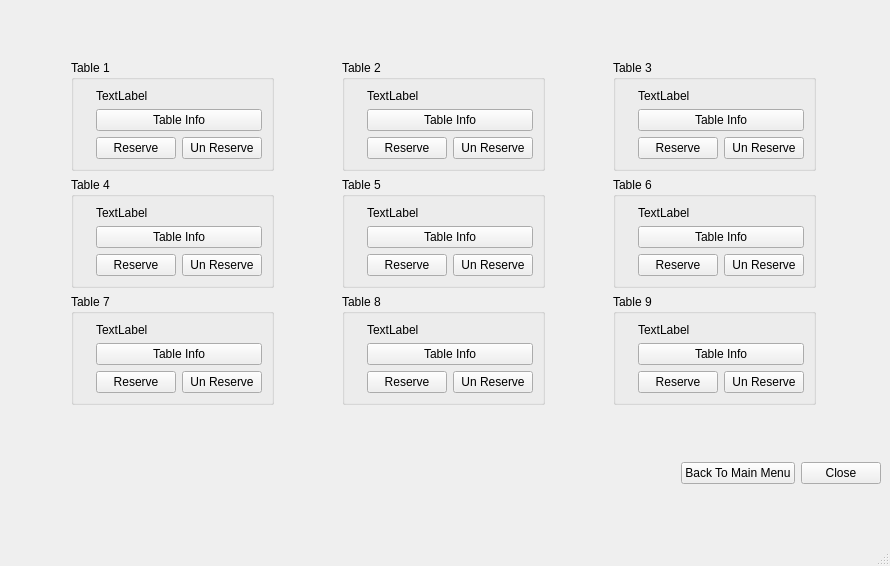
<?xml version="1.0" encoding="UTF-8"?>
<ui version="4.0">
 <class>MainWindow</class>
 <widget class="QMainWindow" name="MainWindow">
  <property name="geometry">
   <rect>
    <x>0</x>
    <y>0</y>
    <width>890</width>
    <height>566</height>
   </rect>
  </property>
  <property name="windowTitle">
   <string>Table Reservation</string>
  </property>
  <widget class="QWidget" name="centralwidget">
   <layout class="QVBoxLayout" name="verticalLayout_10">
    <item>
     <layout class="QGridLayout" name="gridLayout">
      <item row="0" column="0">
       <widget class="QGroupBox" name="groupBox">
        <property name="sizePolicy">
         <sizepolicy hsizetype="Fixed" vsizetype="Fixed">
          <horstretch>0</horstretch>
          <verstretch>0</verstretch>
         </sizepolicy>
        </property>
        <property name="title">
         <string>Table 1</string>
        </property>
        <layout class="QHBoxLayout" name="horizontalLayout">
         <item>
          <widget class="QLabel" name="label">
           <property name="sizePolicy">
            <sizepolicy hsizetype="Fixed" vsizetype="Fixed">
             <horstretch>0</horstretch>
             <verstretch>0</verstretch>
            </sizepolicy>
           </property>
           <property name="text">
            <string/>
           </property>
           <property name="pixmap">
            <pixmap>../../Desktop/restaurant-table.png</pixmap>
           </property>
           <property name="scaledContents">
            <bool>true</bool>
           </property>
          </widget>
         </item>
         <item>
          <layout class="QVBoxLayout" name="verticalLayout">
           <item>
            <widget class="QLabel" name="label_10">
             <property name="text">
              <string>TextLabel</string>
             </property>
            </widget>
           </item>
           <item>
            <widget class="QPushButton" name="pushButton_21">
             <property name="text">
              <string>Table Info</string>
             </property>
            </widget>
           </item>
           <item>
            <layout class="QHBoxLayout" name="horizontalLayout_11">
             <item>
              <widget class="QPushButton" name="pushButton_12">
               <property name="sizePolicy">
                <sizepolicy hsizetype="Fixed" vsizetype="Fixed">
                 <horstretch>0</horstretch>
                 <verstretch>0</verstretch>
                </sizepolicy>
               </property>
               <property name="text">
                <string>Reserve</string>
               </property>
              </widget>
             </item>
             <item>
              <widget class="QPushButton" name="pushButton">
               <property name="sizePolicy">
                <sizepolicy hsizetype="Fixed" vsizetype="Fixed">
                 <horstretch>0</horstretch>
                 <verstretch>0</verstretch>
                </sizepolicy>
               </property>
               <property name="minimumSize">
                <size>
                 <width>0</width>
                 <height>0</height>
                </size>
               </property>
               <property name="text">
                <string>Un Reserve</string>
               </property>
              </widget>
             </item>
            </layout>
           </item>
          </layout>
         </item>
        </layout>
       </widget>
      </item>
      <item row="0" column="1">
       <widget class="QGroupBox" name="groupBox_4">
        <property name="sizePolicy">
         <sizepolicy hsizetype="Fixed" vsizetype="Fixed">
          <horstretch>0</horstretch>
          <verstretch>0</verstretch>
         </sizepolicy>
        </property>
        <property name="title">
         <string>Table 2</string>
        </property>
        <layout class="QHBoxLayout" name="horizontalLayout_4">
         <item>
          <widget class="QLabel" name="label_4">
           <property name="sizePolicy">
            <sizepolicy hsizetype="Fixed" vsizetype="Fixed">
             <horstretch>0</horstretch>
             <verstretch>0</verstretch>
            </sizepolicy>
           </property>
           <property name="text">
            <string/>
           </property>
           <property name="pixmap">
            <pixmap>../../Desktop/restaurant-table.png</pixmap>
           </property>
           <property name="scaledContents">
            <bool>true</bool>
           </property>
          </widget>
         </item>
         <item>
          <layout class="QVBoxLayout" name="verticalLayout_4">
           <item>
            <widget class="QLabel" name="label_15">
             <property name="text">
              <string>TextLabel</string>
             </property>
            </widget>
           </item>
           <item>
            <widget class="QPushButton" name="pushButton_4">
             <property name="sizePolicy">
              <sizepolicy hsizetype="Minimum" vsizetype="Fixed">
               <horstretch>0</horstretch>
               <verstretch>0</verstretch>
              </sizepolicy>
             </property>
             <property name="minimumSize">
              <size>
               <width>0</width>
               <height>0</height>
              </size>
             </property>
             <property name="text">
              <string>Table Info</string>
             </property>
            </widget>
           </item>
           <item>
            <layout class="QHBoxLayout" name="horizontalLayout_12">
             <item>
              <widget class="QPushButton" name="pushButton_15">
               <property name="sizePolicy">
                <sizepolicy hsizetype="Fixed" vsizetype="Fixed">
                 <horstretch>0</horstretch>
                 <verstretch>0</verstretch>
                </sizepolicy>
               </property>
               <property name="text">
                <string>Reserve</string>
               </property>
              </widget>
             </item>
             <item>
              <widget class="QPushButton" name="pushButton_22">
               <property name="text">
                <string>Un Reserve</string>
               </property>
              </widget>
             </item>
            </layout>
           </item>
          </layout>
         </item>
        </layout>
       </widget>
      </item>
      <item row="0" column="2">
       <widget class="QGroupBox" name="groupBox_7">
        <property name="sizePolicy">
         <sizepolicy hsizetype="Fixed" vsizetype="Fixed">
          <horstretch>0</horstretch>
          <verstretch>0</verstretch>
         </sizepolicy>
        </property>
        <property name="title">
         <string>Table 3</string>
        </property>
        <layout class="QHBoxLayout" name="horizontalLayout_7">
         <item>
          <widget class="QLabel" name="label_7">
           <property name="sizePolicy">
            <sizepolicy hsizetype="Fixed" vsizetype="Fixed">
             <horstretch>0</horstretch>
             <verstretch>0</verstretch>
            </sizepolicy>
           </property>
           <property name="text">
            <string/>
           </property>
           <property name="pixmap">
            <pixmap>../../Desktop/restaurant-table.png</pixmap>
           </property>
           <property name="scaledContents">
            <bool>true</bool>
           </property>
          </widget>
         </item>
         <item>
          <layout class="QVBoxLayout" name="verticalLayout_7">
           <item>
            <widget class="QLabel" name="label_18">
             <property name="text">
              <string>TextLabel</string>
             </property>
            </widget>
           </item>
           <item>
            <widget class="QPushButton" name="pushButton_23">
             <property name="text">
              <string>Table Info</string>
             </property>
            </widget>
           </item>
           <item>
            <layout class="QHBoxLayout" name="horizontalLayout_13">
             <item>
              <widget class="QPushButton" name="pushButton_20">
               <property name="sizePolicy">
                <sizepolicy hsizetype="Fixed" vsizetype="Fixed">
                 <horstretch>0</horstretch>
                 <verstretch>0</verstretch>
                </sizepolicy>
               </property>
               <property name="text">
                <string>Reserve</string>
               </property>
              </widget>
             </item>
             <item>
              <widget class="QPushButton" name="pushButton_7">
               <property name="sizePolicy">
                <sizepolicy hsizetype="Fixed" vsizetype="Fixed">
                 <horstretch>0</horstretch>
                 <verstretch>0</verstretch>
                </sizepolicy>
               </property>
               <property name="minimumSize">
                <size>
                 <width>0</width>
                 <height>0</height>
                </size>
               </property>
               <property name="text">
                <string>Un Reserve</string>
               </property>
              </widget>
             </item>
            </layout>
           </item>
          </layout>
         </item>
        </layout>
       </widget>
      </item>
      <item row="1" column="0">
       <widget class="QGroupBox" name="groupBox_2">
        <property name="sizePolicy">
         <sizepolicy hsizetype="Fixed" vsizetype="Fixed">
          <horstretch>0</horstretch>
          <verstretch>0</verstretch>
         </sizepolicy>
        </property>
        <property name="title">
         <string>Table 4</string>
        </property>
        <layout class="QHBoxLayout" name="horizontalLayout_2">
         <item>
          <widget class="QLabel" name="label_2">
           <property name="sizePolicy">
            <sizepolicy hsizetype="Fixed" vsizetype="Fixed">
             <horstretch>0</horstretch>
             <verstretch>0</verstretch>
            </sizepolicy>
           </property>
           <property name="text">
            <string/>
           </property>
           <property name="pixmap">
            <pixmap>../../Desktop/restaurant-table.png</pixmap>
           </property>
           <property name="scaledContents">
            <bool>true</bool>
           </property>
          </widget>
         </item>
         <item>
          <layout class="QVBoxLayout" name="verticalLayout_2">
           <item>
            <widget class="QLabel" name="label_11">
             <property name="text">
              <string>TextLabel</string>
             </property>
            </widget>
           </item>
           <item>
            <widget class="QPushButton" name="pushButton_2">
             <property name="sizePolicy">
              <sizepolicy hsizetype="Minimum" vsizetype="Fixed">
               <horstretch>0</horstretch>
               <verstretch>0</verstretch>
              </sizepolicy>
             </property>
             <property name="minimumSize">
              <size>
               <width>0</width>
               <height>0</height>
              </size>
             </property>
             <property name="text">
              <string>Table Info</string>
             </property>
            </widget>
           </item>
           <item>
            <layout class="QHBoxLayout" name="horizontalLayout_14">
             <item>
              <widget class="QPushButton" name="pushButton_13">
               <property name="sizePolicy">
                <sizepolicy hsizetype="Fixed" vsizetype="Fixed">
                 <horstretch>0</horstretch>
                 <verstretch>0</verstretch>
                </sizepolicy>
               </property>
               <property name="text">
                <string>Reserve</string>
               </property>
              </widget>
             </item>
             <item>
              <widget class="QPushButton" name="pushButton_24">
               <property name="text">
                <string>Un Reserve</string>
               </property>
              </widget>
             </item>
            </layout>
           </item>
          </layout>
         </item>
        </layout>
       </widget>
      </item>
      <item row="1" column="1">
       <widget class="QGroupBox" name="groupBox_5">
        <property name="sizePolicy">
         <sizepolicy hsizetype="Fixed" vsizetype="Fixed">
          <horstretch>0</horstretch>
          <verstretch>0</verstretch>
         </sizepolicy>
        </property>
        <property name="title">
         <string>Table 5</string>
        </property>
        <layout class="QHBoxLayout" name="horizontalLayout_5">
         <item>
          <widget class="QLabel" name="label_5">
           <property name="sizePolicy">
            <sizepolicy hsizetype="Fixed" vsizetype="Fixed">
             <horstretch>0</horstretch>
             <verstretch>0</verstretch>
            </sizepolicy>
           </property>
           <property name="text">
            <string/>
           </property>
           <property name="pixmap">
            <pixmap>../../Desktop/restaurant-table.png</pixmap>
           </property>
           <property name="scaledContents">
            <bool>true</bool>
           </property>
          </widget>
         </item>
         <item>
          <layout class="QVBoxLayout" name="verticalLayout_5">
           <item>
            <widget class="QLabel" name="label_14">
             <property name="text">
              <string>TextLabel</string>
             </property>
            </widget>
           </item>
           <item>
            <widget class="QPushButton" name="pushButton_5">
             <property name="sizePolicy">
              <sizepolicy hsizetype="Minimum" vsizetype="Fixed">
               <horstretch>0</horstretch>
               <verstretch>0</verstretch>
              </sizepolicy>
             </property>
             <property name="minimumSize">
              <size>
               <width>0</width>
               <height>0</height>
              </size>
             </property>
             <property name="text">
              <string>Table Info</string>
             </property>
            </widget>
           </item>
           <item>
            <layout class="QHBoxLayout" name="horizontalLayout_17">
             <item>
              <widget class="QPushButton" name="pushButton_16">
               <property name="sizePolicy">
                <sizepolicy hsizetype="Fixed" vsizetype="Fixed">
                 <horstretch>0</horstretch>
                 <verstretch>0</verstretch>
                </sizepolicy>
               </property>
               <property name="text">
                <string>Reserve</string>
               </property>
              </widget>
             </item>
             <item>
              <widget class="QPushButton" name="pushButton_29">
               <property name="text">
                <string>Un Reserve</string>
               </property>
              </widget>
             </item>
            </layout>
           </item>
          </layout>
         </item>
        </layout>
       </widget>
      </item>
      <item row="1" column="2">
       <widget class="QGroupBox" name="groupBox_8">
        <property name="sizePolicy">
         <sizepolicy hsizetype="Fixed" vsizetype="Fixed">
          <horstretch>0</horstretch>
          <verstretch>0</verstretch>
         </sizepolicy>
        </property>
        <property name="title">
         <string>Table 6</string>
        </property>
        <layout class="QHBoxLayout" name="horizontalLayout_8">
         <item>
          <widget class="QLabel" name="label_8">
           <property name="sizePolicy">
            <sizepolicy hsizetype="Fixed" vsizetype="Fixed">
             <horstretch>0</horstretch>
             <verstretch>0</verstretch>
            </sizepolicy>
           </property>
           <property name="text">
            <string/>
           </property>
           <property name="pixmap">
            <pixmap>../../Desktop/restaurant-table.png</pixmap>
           </property>
           <property name="scaledContents">
            <bool>true</bool>
           </property>
          </widget>
         </item>
         <item>
          <layout class="QVBoxLayout" name="verticalLayout_8">
           <item>
            <widget class="QLabel" name="label_17">
             <property name="text">
              <string>TextLabel</string>
             </property>
            </widget>
           </item>
           <item>
            <widget class="QPushButton" name="pushButton_8">
             <property name="sizePolicy">
              <sizepolicy hsizetype="Minimum" vsizetype="Fixed">
               <horstretch>0</horstretch>
               <verstretch>0</verstretch>
              </sizepolicy>
             </property>
             <property name="minimumSize">
              <size>
               <width>0</width>
               <height>0</height>
              </size>
             </property>
             <property name="text">
              <string>Table Info</string>
             </property>
            </widget>
           </item>
           <item>
            <layout class="QHBoxLayout" name="horizontalLayout_18">
             <item>
              <widget class="QPushButton" name="pushButton_19">
               <property name="sizePolicy">
                <sizepolicy hsizetype="Fixed" vsizetype="Fixed">
                 <horstretch>0</horstretch>
                 <verstretch>0</verstretch>
                </sizepolicy>
               </property>
               <property name="text">
                <string>Reserve</string>
               </property>
              </widget>
             </item>
             <item>
              <widget class="QPushButton" name="pushButton_28">
               <property name="text">
                <string>Un Reserve</string>
               </property>
              </widget>
             </item>
            </layout>
           </item>
          </layout>
         </item>
        </layout>
       </widget>
      </item>
      <item row="2" column="0">
       <widget class="QGroupBox" name="groupBox_3">
        <property name="sizePolicy">
         <sizepolicy hsizetype="Fixed" vsizetype="Fixed">
          <horstretch>0</horstretch>
          <verstretch>0</verstretch>
         </sizepolicy>
        </property>
        <property name="title">
         <string>Table 7</string>
        </property>
        <layout class="QHBoxLayout" name="horizontalLayout_3">
         <item>
          <widget class="QLabel" name="label_3">
           <property name="sizePolicy">
            <sizepolicy hsizetype="Fixed" vsizetype="Fixed">
             <horstretch>0</horstretch>
             <verstretch>0</verstretch>
            </sizepolicy>
           </property>
           <property name="text">
            <string/>
           </property>
           <property name="pixmap">
            <pixmap>../../Desktop/restaurant-table.png</pixmap>
           </property>
           <property name="scaledContents">
            <bool>true</bool>
           </property>
          </widget>
         </item>
         <item>
          <layout class="QVBoxLayout" name="verticalLayout_3">
           <item>
            <widget class="QLabel" name="label_12">
             <property name="text">
              <string>TextLabel</string>
             </property>
            </widget>
           </item>
           <item>
            <widget class="QPushButton" name="pushButton_3">
             <property name="sizePolicy">
              <sizepolicy hsizetype="Minimum" vsizetype="Fixed">
               <horstretch>0</horstretch>
               <verstretch>0</verstretch>
              </sizepolicy>
             </property>
             <property name="minimumSize">
              <size>
               <width>0</width>
               <height>0</height>
              </size>
             </property>
             <property name="text">
              <string>Table Info</string>
             </property>
            </widget>
           </item>
           <item>
            <layout class="QHBoxLayout" name="horizontalLayout_15">
             <item>
              <widget class="QPushButton" name="pushButton_14">
               <property name="sizePolicy">
                <sizepolicy hsizetype="Fixed" vsizetype="Fixed">
                 <horstretch>0</horstretch>
                 <verstretch>0</verstretch>
                </sizepolicy>
               </property>
               <property name="text">
                <string>Reserve</string>
               </property>
              </widget>
             </item>
             <item>
              <widget class="QPushButton" name="pushButton_25">
               <property name="text">
                <string>Un Reserve</string>
               </property>
              </widget>
             </item>
            </layout>
           </item>
          </layout>
         </item>
        </layout>
       </widget>
      </item>
      <item row="2" column="1">
       <widget class="QGroupBox" name="groupBox_6">
        <property name="sizePolicy">
         <sizepolicy hsizetype="Fixed" vsizetype="Fixed">
          <horstretch>0</horstretch>
          <verstretch>0</verstretch>
         </sizepolicy>
        </property>
        <property name="title">
         <string>Table 8</string>
        </property>
        <layout class="QHBoxLayout" name="horizontalLayout_6">
         <item>
          <widget class="QLabel" name="label_6">
           <property name="sizePolicy">
            <sizepolicy hsizetype="Fixed" vsizetype="Fixed">
             <horstretch>0</horstretch>
             <verstretch>0</verstretch>
            </sizepolicy>
           </property>
           <property name="text">
            <string/>
           </property>
           <property name="pixmap">
            <pixmap>../../Desktop/restaurant-table.png</pixmap>
           </property>
           <property name="scaledContents">
            <bool>true</bool>
           </property>
          </widget>
         </item>
         <item>
          <layout class="QVBoxLayout" name="verticalLayout_6">
           <item>
            <widget class="QLabel" name="label_13">
             <property name="text">
              <string>TextLabel</string>
             </property>
            </widget>
           </item>
           <item>
            <widget class="QPushButton" name="pushButton_6">
             <property name="sizePolicy">
              <sizepolicy hsizetype="Minimum" vsizetype="Fixed">
               <horstretch>0</horstretch>
               <verstretch>0</verstretch>
              </sizepolicy>
             </property>
             <property name="minimumSize">
              <size>
               <width>0</width>
               <height>0</height>
              </size>
             </property>
             <property name="text">
              <string>Table Info</string>
             </property>
            </widget>
           </item>
           <item>
            <layout class="QHBoxLayout" name="horizontalLayout_16">
             <item>
              <widget class="QPushButton" name="pushButton_17">
               <property name="sizePolicy">
                <sizepolicy hsizetype="Fixed" vsizetype="Fixed">
                 <horstretch>0</horstretch>
                 <verstretch>0</verstretch>
                </sizepolicy>
               </property>
               <property name="text">
                <string>Reserve</string>
               </property>
              </widget>
             </item>
             <item>
              <widget class="QPushButton" name="pushButton_26">
               <property name="text">
                <string>Un Reserve</string>
               </property>
              </widget>
             </item>
            </layout>
           </item>
          </layout>
         </item>
        </layout>
       </widget>
      </item>
      <item row="2" column="2">
       <widget class="QGroupBox" name="groupBox_9">
        <property name="sizePolicy">
         <sizepolicy hsizetype="Fixed" vsizetype="Fixed">
          <horstretch>0</horstretch>
          <verstretch>0</verstretch>
         </sizepolicy>
        </property>
        <property name="title">
         <string>Table 9</string>
        </property>
        <layout class="QHBoxLayout" name="horizontalLayout_9">
         <item>
          <widget class="QLabel" name="label_9">
           <property name="sizePolicy">
            <sizepolicy hsizetype="Fixed" vsizetype="Fixed">
             <horstretch>0</horstretch>
             <verstretch>0</verstretch>
            </sizepolicy>
           </property>
           <property name="text">
            <string/>
           </property>
           <property name="pixmap">
            <pixmap>../../Desktop/restaurant-table.png</pixmap>
           </property>
           <property name="scaledContents">
            <bool>true</bool>
           </property>
          </widget>
         </item>
         <item>
          <layout class="QVBoxLayout" name="verticalLayout_9">
           <item>
            <widget class="QLabel" name="label_16">
             <property name="text">
              <string>TextLabel</string>
             </property>
            </widget>
           </item>
           <item>
            <widget class="QPushButton" name="pushButton_9">
             <property name="sizePolicy">
              <sizepolicy hsizetype="Minimum" vsizetype="Fixed">
               <horstretch>0</horstretch>
               <verstretch>0</verstretch>
              </sizepolicy>
             </property>
             <property name="minimumSize">
              <size>
               <width>0</width>
               <height>0</height>
              </size>
             </property>
             <property name="text">
              <string>Table Info</string>
             </property>
            </widget>
           </item>
           <item>
            <layout class="QHBoxLayout" name="horizontalLayout_19">
             <item>
              <widget class="QPushButton" name="pushButton_18">
               <property name="sizePolicy">
                <sizepolicy hsizetype="Fixed" vsizetype="Fixed">
                 <horstretch>0</horstretch>
                 <verstretch>0</verstretch>
                </sizepolicy>
               </property>
               <property name="text">
                <string>Reserve</string>
               </property>
              </widget>
             </item>
             <item>
              <widget class="QPushButton" name="pushButton_27">
               <property name="text">
                <string>Un Reserve</string>
               </property>
              </widget>
             </item>
            </layout>
           </item>
          </layout>
         </item>
        </layout>
       </widget>
      </item>
     </layout>
    </item>
    <item>
     <layout class="QHBoxLayout" name="horizontalLayout_10">
      <item>
       <spacer name="horizontalSpacer">
        <property name="orientation">
         <enum>Qt::Horizontal</enum>
        </property>
        <property name="sizeHint" stdset="0">
         <size>
          <width>40</width>
          <height>20</height>
         </size>
        </property>
       </spacer>
      </item>
      <item>
       <widget class="QPushButton" name="pushButton_10">
        <property name="text">
         <string>Back To Main Menu</string>
        </property>
       </widget>
      </item>
      <item>
       <widget class="QPushButton" name="pushButton_11">
        <property name="text">
         <string>Close</string>
        </property>
       </widget>
      </item>
     </layout>
    </item>
   </layout>
  </widget>
  <widget class="QMenuBar" name="menubar">
   <property name="geometry">
    <rect>
     <x>0</x>
     <y>0</y>
     <width>890</width>
     <height>21</height>
    </rect>
   </property>
  </widget>
  <widget class="QStatusBar" name="statusbar"/>
 </widget>
 <resources/>
 <connections>
  <connection>
   <sender>pushButton_11</sender>
   <signal>clicked()</signal>
   <receiver>MainWindow</receiver>
   <slot>close()</slot>
   <hints>
    <hint type="sourcelabel">
     <x>767</x>
     <y>461</y>
    </hint>
    <hint type="destinationlabel">
     <x>407</x>
     <y>251</y>
    </hint>
   </hints>
  </connection>
 </connections>
</ui>
